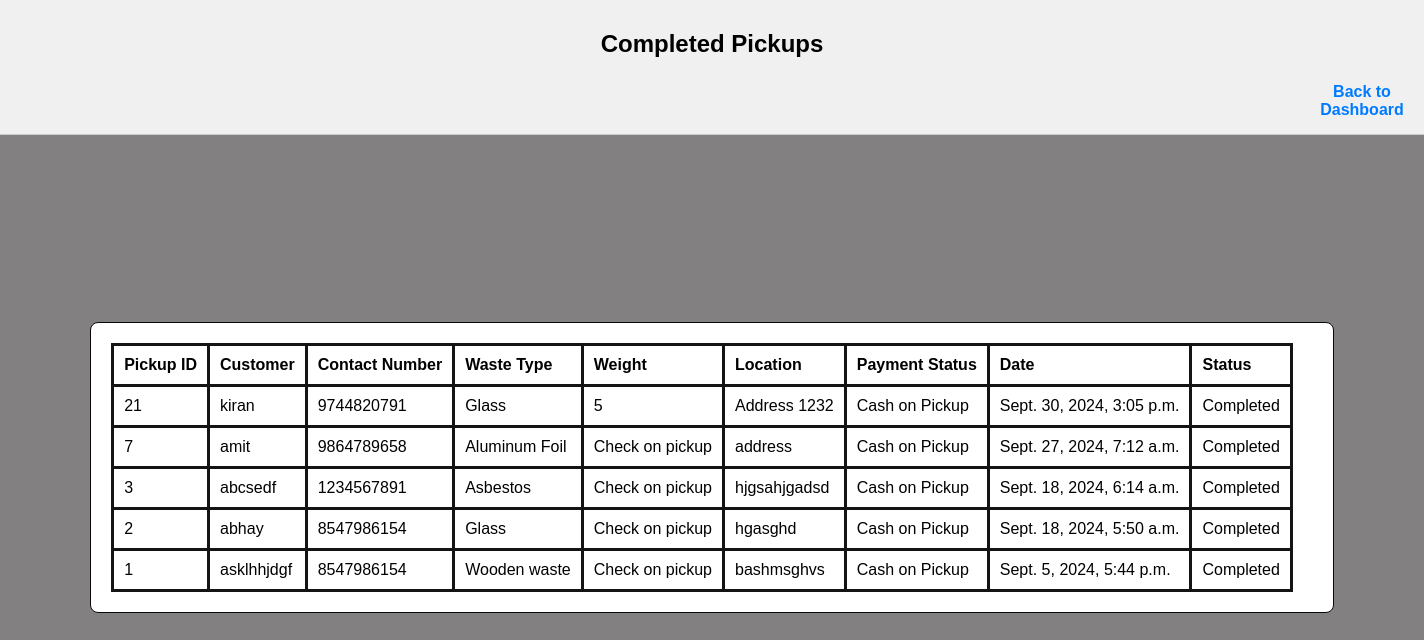
Page /completed/ on the earlier database version.
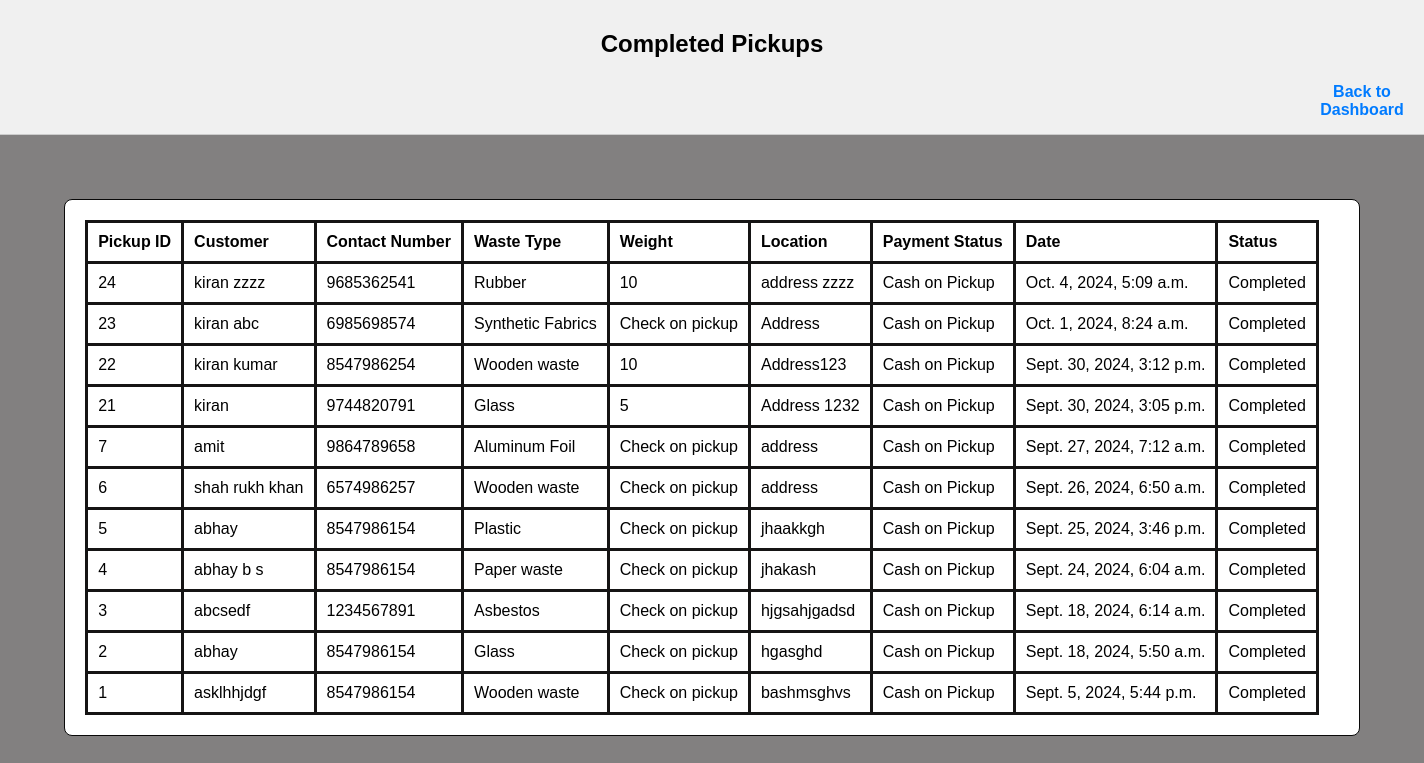
Same page on the later database version.
### WM_app/models.py (models this page shows, shortened)
class Pickup(models.Model):
    pickup_id=models.AutoField(primary_key=True)
    customer=models.CharField(max_length=255)
    contact_number=models.CharField(max_length=15)
    waste_type=models.CharField(max_length=50)
    weight=models.CharField(max_length=50)
    location=models.TextField()
    payment_status=models.CharField(max_length=50)
    date=models.DateTimeField(default=timezone.now)
    pickup_status=models.CharField(max_length=50,default='Pending')

### WM_app/views.py (the view)
# urls.py: path('completed/',views.completed_pickups,name='completed'),
def completed_pickups(request):
    completed_pickup_ids=CompletedPickup.objects.values_list('Completed_Pickid',flat=True)
    Pickup.objects.filter(pickup_id__in=completed_pickup_ids).update(pickup_status='Completed')
    completed_pickups=Pickup.objects.filter(pickup_status='Completed').order_by('-date')
    context = {
        'completed_pickups': completed_pickups,
    }
    return render(request,"completed.html", context)

### template/completed.html (shortened to what this page needs)
<!DOCTYPE html>
<html lang="en">
<head>
    {% load static %}
</head>
<body>
    <header class="header">
        <h2>Completed Pickups</h2>
        <div class="title-container">
            <div class="links">
                <a href="{% url 'adm_dash' %}" class="pickup-link">Back to Dashboard</a>
            </div>
        </div>
    </header>
    <div class="container">
        <div class="table-container">
            <table>
                <thead>
                    <tr>
                        <th>Pickup ID</th>
                        <th>Customer</th>
                        <th>Contact Number</th>
                        <th>Waste Type</th>
                        <th>Weight</th>
                        <th>Location</th>
                        <th>Payment Status</th>
                        <th>Date</th>
                        <th>Status</th>
                    </tr>
                </thead>
                <tbody>
                    {% for pickup in completed_pickups %}
                    <tr>
                        <td>{{ pickup.pickup_id }}</td>
                        <td>{{ pickup.customer }}</td>
                        <td>{{ pickup.contact_number }}</td>
                        <td>{{ pickup.waste_type }}</td>
                        <td>{{ pickup.weight }}</td>
                        <td>{{ pickup.location }}</td>
                        <td>{{ pickup.payment_status }}</td>
                        <td>{{ pickup.date }}</td>
                        <td>{{ pickup.pickup_status }}</td>
                    </tr>
                    {% empty %}
                    <tr>
                        <td colspan="3">No completed pickups yet.</td>
                    </tr>
                    {% endfor %}
                </tbody>
            </table>
        </div>
    </div>
</body>
</html>

Differences in the rows shown:
added Pickup: pickup_id "24", customer "kiran zzzz", contact_number "9685362541", waste_type "Rubber", weight "10", location "address zzzz", payment_status "Cash on Pickup", date "Oct. 4, 2024, 5:09 a.m.", pickup_status "Completed"
added Pickup: pickup_id "23", customer "kiran abc", contact_number "6985698574", waste_type "Synthetic Fabrics", weight "Check on pickup", location "Address", payment_status "Cash on Pickup", date "Oct. 1, 2024, 8:24 a.m.", pickup_status "Completed"
now on this page (row edited): Pickup: pickup_id "22", customer "kiran kumar", contact_number "8547986254", waste_type "Wooden waste", weight "10", location "Address123", payment_status "Cash on Pickup", date "Sept. 30, 2024, 3:12 p.m.", pickup_status "Completed"
now on this page (row edited): Pickup: pickup_id "6", customer "shah rukh khan", contact_number "6574986257", waste_type "Wooden waste", weight "Check on pickup", location "address", payment_status "Cash on Pickup", date "Sept. 26, 2024, 6:50 a.m.", pickup_status "Completed"
now on this page (row edited): Pickup: pickup_id "5", customer "abhay", contact_number "8547986154", waste_type "Plastic", weight "Check on pickup", location "jhaakkgh", payment_status "Cash on Pickup", date "Sept. 25, 2024, 3:46 p.m.", pickup_status "Completed"
now on this page (row edited): Pickup: pickup_id "4", customer "abhay b s", contact_number "8547986154", waste_type "Paper waste", weight "Check on pickup", location "jhakash", payment_status "Cash on Pickup", date "Sept. 24, 2024, 6:04 a.m.", pickup_status "Completed"
